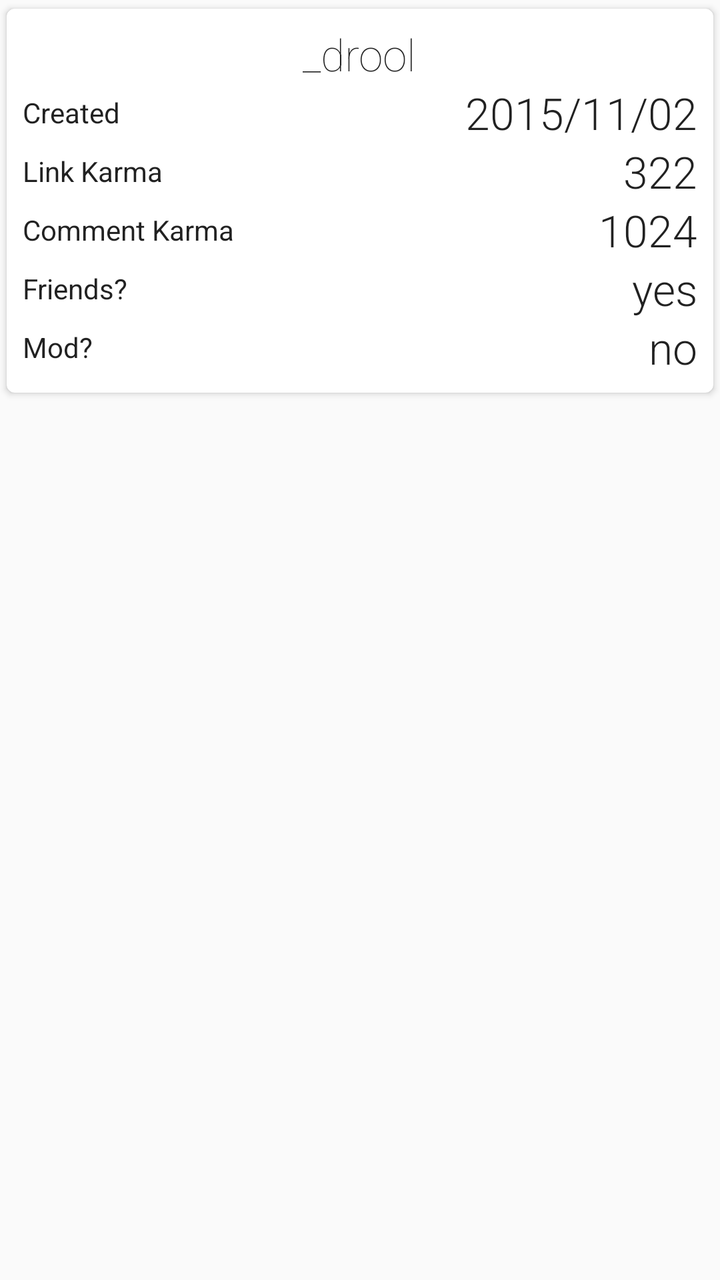
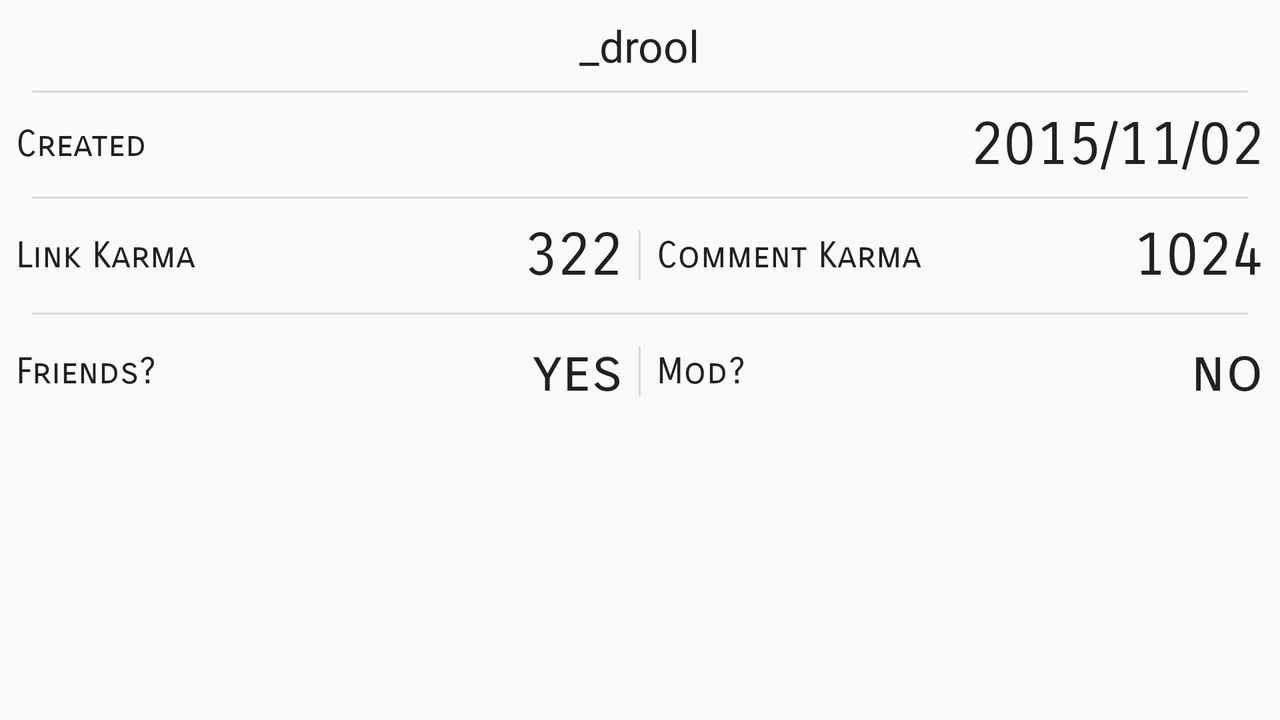

Compare how this app lays out the same screen by default and in its alternative resource folder. The renders come first, then the two layout files and the values they reference.
<!-- AndroidManifest.xml: application theme AppTheme -->
<!-- res/layout/fragment_user_about.xml -->
<?xml version="1.0" encoding="utf-8"?>
<ScrollView xmlns:android="http://schemas.android.com/apk/res/android"
            xmlns:app="http://schemas.android.com/apk/res-auto"
            xmlns:card_view="http://schemas.android.com/apk/res-auto"
            android:layout_width="match_parent"
            android:layout_height="match_parent">

    <RelativeLayout
        android:layout_width="match_parent"
        android:layout_height="wrap_content">

        <ProgressBar
            android:id="@+id/fragment_user_about_progressbar"
            android:layout_width="wrap_content"
            android:layout_height="wrap_content"
            android:layout_centerInParent="true"
            android:indeterminate="true"/>

        <android.support.v7.widget.CardView
            android:layout_marginTop="@dimen/activity_vertical_margin"
            android:layout_marginLeft="@dimen/activity_horizontal_margin"
            android:layout_marginStart="@dimen/activity_horizontal_margin"
            android:layout_marginRight="@dimen/activity_horizontal_margin"
            android:layout_marginEnd="@dimen/activity_horizontal_margin"
            android:layout_width="match_parent"
            android:layout_height="wrap_content"
            app:cardElevation="2dp"
            app:cardPreventCornerOverlap="true"
            app:cardUseCompatPadding="true"
            card_view:cardCornerRadius="4dp">

            <LinearLayout
                android:id="@+id/fragment_user_about_content"
                android:layout_width="match_parent"
                android:layout_height="match_parent"
                android:orientation="vertical"
                android:padding="8dp">

                <RelativeLayout
                    android:layout_width="match_parent"
                    android:layout_height="wrap_content">

                    <TextView
                        android:id="@+id/fragment_user_about_name"
                        android:layout_width="wrap_content"
                        android:layout_height="wrap_content"
                        android:layout_centerInParent="true"
                        android:layout_centerVertical="true"
                        android:fontFamily="sans-serif-thin"
                        android:text="@string/placeholder.user.name"
                        android:textAppearance="@style/TextAppearance.AppCompat.Large"/>
                </RelativeLayout>

                <RelativeLayout
                    android:layout_margin="@dimen/activity_horizontal_margin"
                    android:layout_width="match_parent"
                    android:layout_height="wrap_content">

                    <TextView
                        android:layout_width="wrap_content"
                        android:layout_height="wrap_content"
                        android:layout_alignParentLeft="true"
                        android:layout_alignParentStart="true"
                        android:layout_centerVertical="true"
                        android:fontFamily="sans-serif"
                        android:text="@string/fragment.user.about.age"
                        android:textAppearance="@style/TextAppearance.AppCompat.Large"
                        android:textSize="14sp"/>

                    <TextView
                        android:id="@+id/fragment_user_about_age"
                        android:layout_width="wrap_content"
                        android:layout_height="wrap_content"
                        android:layout_alignParentEnd="true"
                        android:layout_alignParentRight="true"
                        android:layout_centerVertical="true"
                        android:fontFamily="sans-serif-light"
                        android:text="@string/placeholder.user.age"
                        android:textAppearance="@style/TextAppearance.AppCompat.Large"
                        android:textSize="22sp"/>
                </RelativeLayout>

                <RelativeLayout
                    android:layout_margin="@dimen/activity_horizontal_margin"
                    android:layout_width="match_parent"
                    android:layout_height="wrap_content">

                    <TextView
                        android:layout_width="wrap_content"
                        android:layout_height="wrap_content"
                        android:layout_alignParentLeft="true"
                        android:layout_alignParentStart="true"
                        android:layout_centerVertical="true"
                        android:fontFamily="sans-serif"
                        android:text="@string/fragment.user.about.linkkarma"
                        android:textAppearance="@style/TextAppearance.AppCompat.Large"
                        android:textSize="14sp"/>

                    <TextView
                        android:id="@+id/fragment_user_about_linkkarma"
                        android:layout_width="wrap_content"
                        android:layout_height="wrap_content"
                        android:layout_alignParentEnd="true"
                        android:layout_alignParentRight="true"
                        android:layout_centerVertical="true"
                        android:fontFamily="sans-serif-light"
                        android:text="@string/placeholder.user.karma"
                        android:textAppearance="@style/TextAppearance.AppCompat.Large"
                        android:textSize="22sp"/>
                </RelativeLayout>

                <RelativeLayout
                    android:layout_margin="@dimen/activity_horizontal_margin"
                    android:layout_width="match_parent"
                    android:layout_height="wrap_content">

                    <TextView
                        android:layout_width="wrap_content"
                        android:layout_height="wrap_content"
                        android:layout_alignParentLeft="true"
                        android:layout_alignParentStart="true"
                        android:layout_centerVertical="true"
                        android:fontFamily="sans-serif"
                        android:text="@string/fragment.user.about.commentkarma"
                        android:textAppearance="@style/TextAppearance.AppCompat.Large"
                        android:textSize="14sp"/>

                    <TextView
                        android:id="@+id/fragment_user_about_commentkarma"
                        android:layout_width="wrap_content"
                        android:layout_height="wrap_content"
                        android:layout_alignParentEnd="true"
                        android:layout_alignParentRight="true"
                        android:layout_centerVertical="true"
                        android:fontFamily="sans-serif-light"
                        android:text="@string/placeholder.user.karma2"
                        android:textAppearance="@style/TextAppearance.AppCompat.Large"
                        android:textSize="22sp"/>
                </RelativeLayout>

                <RelativeLayout
                    android:layout_margin="@dimen/activity_horizontal_margin"
                    android:layout_width="match_parent"
                    android:layout_height="wrap_content">

                    <TextView
                        android:layout_width="wrap_content"
                        android:layout_height="wrap_content"
                        android:layout_alignParentLeft="true"
                        android:layout_alignParentStart="true"
                        android:layout_centerVertical="true"
                        android:fontFamily="sans-serif"
                        android:text="@string/fragment.user.about.isfriends"
                        android:textAppearance="@style/TextAppearance.AppCompat.Large"
                        android:textSize="14sp"/>

                    <TextView
                        android:id="@+id/fragment_user_about_isfriends"
                        android:layout_width="wrap_content"
                        android:layout_height="wrap_content"
                        android:layout_alignParentEnd="true"
                        android:layout_alignParentRight="true"
                        android:layout_centerVertical="true"
                        android:fontFamily="sans-serif-light"
                        android:text="@string/placeholder.user.bool"
                        android:textAppearance="@style/TextAppearance.AppCompat.Large"
                        android:textSize="22sp"/>
                </RelativeLayout>

                <RelativeLayout
                    android:layout_margin="@dimen/activity_horizontal_margin"
                    android:layout_width="match_parent"
                    android:layout_height="wrap_content">

                    <TextView
                        android:layout_width="wrap_content"
                        android:layout_height="wrap_content"
                        android:layout_alignParentLeft="true"
                        android:layout_alignParentStart="true"
                        android:layout_centerVertical="true"
                        android:fontFamily="sans-serif"
                        android:text="@string/fragment.user.about.ismod"
                        android:textAppearance="@style/TextAppearance.AppCompat.Large"
                        android:textSize="14sp"/>

                    <TextView
                        android:id="@+id/fragment_user_about_ismod"
                        android:layout_width="wrap_content"
                        android:layout_height="wrap_content"
                        android:layout_alignParentEnd="true"
                        android:layout_alignParentRight="true"
                        android:layout_centerVertical="true"
                        android:fontFamily="sans-serif-light"
                        android:text="@string/placeholder.user.bool2"
                        android:textAppearance="@style/TextAppearance.AppCompat.Large"
                        android:textSize="22sp"/>
                </RelativeLayout>
            </LinearLayout>
        </android.support.v7.widget.CardView>
    </RelativeLayout>
</ScrollView>
<!-- resources referenced by this layout -->
<resources>
  <string name="fragment.user.about.age">Created</string>
  <string name="fragment.user.about.commentkarma">Comment Karma</string>
  <string name="fragment.user.about.isfriends">Friends?</string>
  <string name="fragment.user.about.ismod">Mod?</string>
  <string name="fragment.user.about.linkkarma">Link Karma</string>
  <string name="placeholder.user.age">2015/11/02</string>
  <string name="placeholder.user.bool">yes</string>
  <string name="placeholder.user.bool2">no</string>
  <string name="placeholder.user.karma">322</string>
  <string name="placeholder.user.karma2">1024</string>
  <string name="placeholder.user.name">_drool</string>
  <style name="AppTheme" parent="Theme.AppCompat.Light.DarkActionBar">
          
          <item name="colorPrimary">@color/colorPrimary</item>
          <item name="colorPrimaryDark">@color/colorPrimaryDark</item>
          <item name="colorAccent">@color/colorAccent</item>
      </style>
  <color name="colorPrimary">#009688</color>
  <color name="colorPrimaryDark">#00796B</color>
  <color name="colorAccent">#AFB42B</color>
</resources>
<!-- res/layout-land/fragment_user_about.xml (the repository's variant of the layout above) -->
<!-- drawn on the phone turned sideways -->
<?xml version="1.0" encoding="utf-8"?>
<RelativeLayout xmlns:android="http://schemas.android.com/apk/res/android"
                android:layout_width="match_parent"
                android:layout_height="match_parent">

    <ProgressBar
        android:id="@+id/fragment_user_about_progressbar"
        android:layout_width="wrap_content"
        android:layout_height="wrap_content"
        android:layout_centerInParent="true"
        android:indeterminate="true"/>

    <LinearLayout
        android:id="@+id/fragment_user_about_content"
        android:layout_width="match_parent"
        android:layout_height="match_parent"
        android:orientation="vertical"
        android:padding="8dp">

        <RelativeLayout
            android:layout_width="match_parent"
            android:layout_height="wrap_content">

            <TextView
                android:id="@+id/fragment_user_about_name"
                android:layout_width="wrap_content"
                android:layout_height="wrap_content"
                android:layout_centerInParent="true"
                android:text="@string/placeholder.user.name"
                android:textAppearance="@style/TextAppearance.AppCompat.Large"/>
        </RelativeLayout>

        <View
            android:layout_width="match_parent"
            android:layout_height="1dp"
            android:layout_margin="8dp"
            android:background="@color/commentIndent"/>

        <RelativeLayout
            android:layout_width="match_parent"
            android:layout_height="wrap_content">

            <TextView
                android:layout_width="wrap_content"
                android:layout_height="wrap_content"
                android:layout_alignParentLeft="true"
                android:layout_alignParentStart="true"
                android:layout_centerVertical="true"
                android:fontFamily="sans-serif-smallcaps"
                android:text="@string/fragment.user.about.age"
                android:textAppearance="@style/TextAppearance.AppCompat.Large"
                android:textSize="18sp"/>

            <TextView
                android:id="@+id/fragment_user_about_age"
                android:layout_width="wrap_content"
                android:layout_height="wrap_content"
                android:layout_alignParentEnd="true"
                android:layout_alignParentRight="true"
                android:fontFamily="sans-serif-smallcaps"
                android:text="@string/placeholder.user.age"
                android:textAppearance="@style/TextAppearance.AppCompat.Large"
                android:textSize="30sp"/>
        </RelativeLayout>

        <View
            android:layout_width="match_parent"
            android:layout_height="1dp"
            android:layout_margin="8dp"
            android:background="@color/commentIndent"/>

        <RelativeLayout
            android:layout_width="match_parent"
            android:layout_height="wrap_content">

            <TextView
                android:layout_width="wrap_content"
                android:layout_height="wrap_content"
                android:layout_alignParentLeft="true"
                android:layout_alignParentStart="true"
                android:layout_centerVertical="true"
                android:fontFamily="sans-serif-smallcaps"
                android:text="@string/fragment.user.about.linkkarma"
                android:textAppearance="@style/TextAppearance.AppCompat.Large"
                android:textSize="18sp"/>

            <View
                android:id="@+id/fragment_user_about_divider1"
                android:layout_width="1dp"
                android:layout_height="25dp"
                android:layout_centerHorizontal="true"
                android:layout_margin="8dp"
                android:background="@color/commentIndent"/>

            <TextView
                android:id="@+id/fragment_user_about_linkkarma"
                android:layout_width="wrap_content"
                android:layout_height="wrap_content"
                android:layout_centerVertical="true"
                android:layout_toLeftOf="@id/fragment_user_about_divider1"
                android:layout_toStartOf="@id/fragment_user_about_divider1"
                android:fontFamily="sans-serif-smallcaps"
                android:text="@string/placeholder.user.karma"
                android:textAppearance="@style/TextAppearance.AppCompat.Large"
                android:textSize="30sp"/>

            <TextView
                android:layout_width="wrap_content"
                android:layout_height="wrap_content"
                android:layout_centerVertical="true"
                android:layout_toEndOf="@id/fragment_user_about_divider1"
                android:layout_toRightOf="@id/fragment_user_about_divider1"
                android:fontFamily="sans-serif-smallcaps"
                android:text="@string/fragment.user.about.commentkarma"
                android:textAppearance="@style/TextAppearance.AppCompat.Large"
                android:textSize="18sp"/>


            <TextView
                android:id="@+id/fragment_user_about_commentkarma"
                android:layout_width="wrap_content"
                android:layout_height="wrap_content"
                android:layout_alignParentEnd="true"
                android:layout_alignParentRight="true"
                android:layout_centerVertical="true"
                android:fontFamily="sans-serif-smallcaps"
                android:text="@string/placeholder.user.karma2"
                android:textAppearance="@style/TextAppearance.AppCompat.Large"
                android:textSize="30sp"/>
        </RelativeLayout>

        <View
            android:layout_width="match_parent"
            android:layout_height="1dp"
            android:layout_margin="8dp"
            android:background="@color/commentIndent"/>

        <RelativeLayout
            android:layout_width="match_parent"
            android:layout_height="wrap_content">

            <TextView
                android:layout_width="wrap_content"
                android:layout_height="wrap_content"
                android:layout_alignParentLeft="true"
                android:layout_alignParentStart="true"
                android:layout_centerVertical="true"
                android:fontFamily="sans-serif-smallcaps"
                android:text="@string/fragment.user.about.isfriends"
                android:textAppearance="@style/TextAppearance.AppCompat.Large"
                android:textSize="18sp"/>

            <View
                android:id="@+id/fragment_user_about_divider2"
                android:layout_width="1dp"
                android:layout_height="25dp"
                android:layout_centerHorizontal="true"
                android:layout_margin="8dp"
                android:background="@color/commentIndent"/>

            <TextView
                android:id="@+id/fragment_user_about_isfriends"
                android:layout_width="wrap_content"
                android:layout_height="wrap_content"
                android:layout_centerVertical="true"
                android:layout_toLeftOf="@id/fragment_user_about_divider2"
                android:layout_toStartOf="@id/fragment_user_about_divider2"
                android:fontFamily="sans-serif-smallcaps"
                android:text="@string/placeholder.user.bool"
                android:textAppearance="@style/TextAppearance.AppCompat.Large"
                android:textSize="30sp"/>

            <TextView
                android:layout_width="wrap_content"
                android:layout_height="wrap_content"
                android:layout_centerVertical="true"
                android:layout_toEndOf="@id/fragment_user_about_divider2"
                android:layout_toRightOf="@id/fragment_user_about_divider2"
                android:fontFamily="sans-serif-smallcaps"
                android:text="@string/fragment.user.about.ismod"
                android:textAppearance="@style/TextAppearance.AppCompat.Large"
                android:textSize="18sp"/>

            <TextView
                android:id="@+id/fragment_user_about_ismod"
                android:layout_width="wrap_content"
                android:layout_height="wrap_content"
                android:layout_alignParentEnd="true"
                android:layout_alignParentRight="true"
                android:layout_centerVertical="true"
                android:fontFamily="sans-serif-smallcaps"
                android:text="@string/placeholder.user.bool2"
                android:textAppearance="@style/TextAppearance.AppCompat.Large"
                android:textSize="30sp"/>

        </RelativeLayout>
    </LinearLayout>
</RelativeLayout>
<!-- resources referenced by the variant -->
<!-- as the phone turned sideways resolves them -->
<resources>
  <color name="commentIndent">#d9d9d9</color>
  <string name="fragment.user.about.age">Created</string>
  <string name="fragment.user.about.commentkarma">Comment Karma</string>
  <string name="fragment.user.about.isfriends">Friends?</string>
  <string name="fragment.user.about.ismod">Mod?</string>
  <string name="fragment.user.about.linkkarma">Link Karma</string>
  <string name="placeholder.user.age">2015/11/02</string>
  <string name="placeholder.user.bool">yes</string>
  <string name="placeholder.user.bool2">no</string>
  <string name="placeholder.user.karma">322</string>
  <string name="placeholder.user.karma2">1024</string>
  <string name="placeholder.user.name">_drool</string>
  <style name="AppTheme" parent="Theme.AppCompat.Light.DarkActionBar">
          
          <item name="colorPrimary">@color/colorPrimary</item>
          <item name="colorPrimaryDark">@color/colorPrimaryDark</item>
          <item name="colorAccent">@color/colorAccent</item>
      </style>
  <color name="colorPrimary">#009688</color>
  <color name="colorPrimaryDark">#00796B</color>
  <color name="colorAccent">#AFB42B</color>
</resources>
